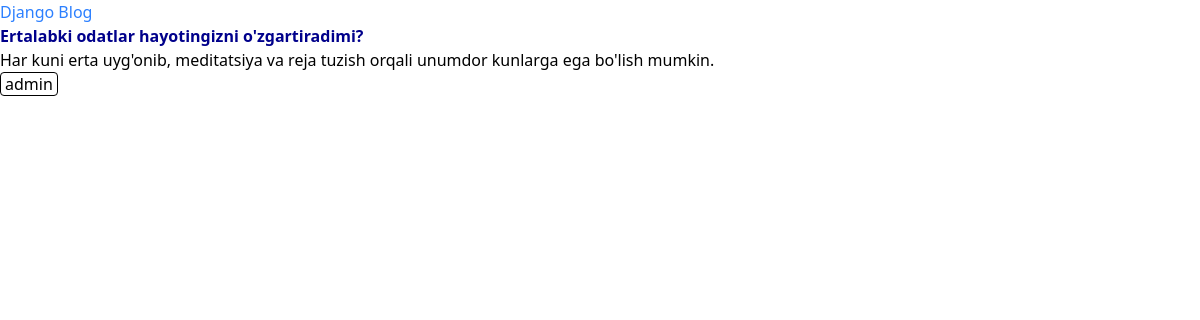
The app's page /blogs/5/ with its own data.
### blog/models.py (models this page shows, shortened)
class Blog(models.Model):
  title = models.CharField(max_length=100)
  author = models.ForeignKey(User, on_delete=models.CASCADE)
  text = models.TextField()

### blog/views.py (the view)
# urls.py: path("blogs/<int:pk>/", BlogDetailView.as_view(), name="blog_detail_view"),
class BlogDetailView(DetailView):
  model = Blog
  template_name = "blog_detail.html"
  context_object_name = "blog"

### templates/blog_detail.html
{% extends "base.html" %}
{% block content %}
  <h2 class="text-md font-bold"> {{ blog.title }} </h2>
  <p class="">{{ blog.text }}</p>
  <span class="border rounded px-1">{{ blog.author }}</span>
{% endblock content %}

### static/css/base.css (style rules this page uses)
h2 { color: darkblue; }

### records on screen
Blog: title "Ertalabki odatlar hayotingizni o'zgartiradimi?", text "Har kuni erta uyg'onib, meditatsiya va reja tuzish orqali unumdor kunlarga ega bo'lish mumkin.", author "admin"
